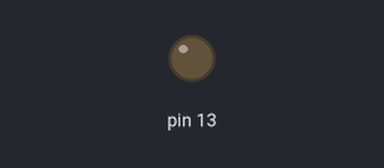
Bench run of a sketch on a simulated Arduino Uno, built with avr-gcc and run on an emulated ATmega328P. Parts: output pins drawn as LEDs (lit = HIGH).

Above: at 2.5 s.
At 10.72 s:
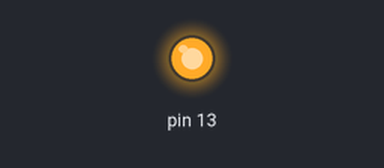
Timing chart, 0 to 14.3 s (numbered marks = the images above):
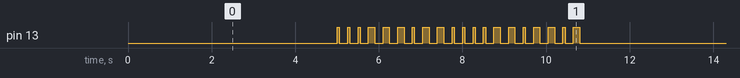

The sketch:

morse.ino
```cpp
//According to morse code standards and all that
String data[] = {"TS", "STTT", "STST", "STT", "T", "TTST", "SST", "TTTT", "TT", "TSSS", "STS", "TSTT", "SS", "ST", "SSS", "TSST", "SSTS", "TST", "TTT", "S", "TTS", "TTTS", "TSS", "STTS", "STSS", "SSTT"};

void _pause() {
  delay(150);              // wait for a second
}

void _longpause() {
  delay(350);              // wait for a second
}

void inw() {
  delay(50);
}

void dot() {
  digitalWrite(13, HIGH);   // turn the LED on (HIGH is the voltage level)
  delay(50);              // wait for a second
  digitalWrite(13, LOW);    // turn the LED off by making the voltage LOW              // wait for a second
}

void dash() {
  digitalWrite(13, HIGH);   // turn the LED on (HIGH is the voltage level)
  delay(150);              // wait for a second
  digitalWrite(13, LOW);    // turn the LED off by making the voltage LOW              // wait for a second
}

void disp(int k){
  String letter = data[k];
  for (int q=0; q<letter.length(); q++){
    if (letter.charAt(q) == 'T') {dot(); inw();}
    else {dash(); inw();}
    _pause();
  }
}

void interpret(int _pos)
{
  if (_pos == 40)
  {
    _longpause();
  }
  else if (_pos > 96)
  {
      _pos = _pos - 97;
      disp(_pos);
  }
  else { _pos = _pos - 65;
      disp(_pos);
  }
}

void setup() {
  pinMode(13, OUTPUT);
}

void loop() {
  // put your main code here, to run repeatedly:

  delay(5000);
  String message="i am aditya";

  for(int j=0; j < message.length(); j++)
  {
    int pos = message.charAt(j);
    //Check if it is a capital or small letter
    interpret(pos);
  }
}
```

Measured:
- by itself, pin 13: moves between LOW and HIGH, repeating every 11.0 s
- by itself, everything shown: repeats every 11.0 s, in 40 steps
